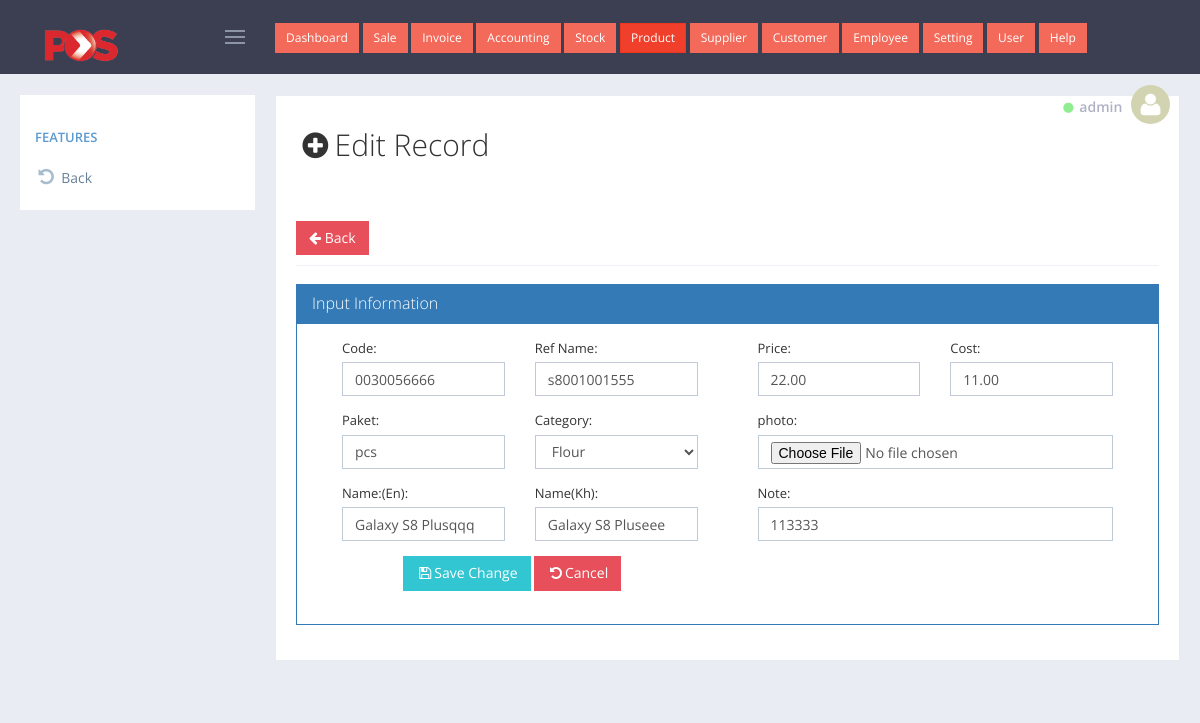
Page /admin/product_list/edit.php?edit_id=120 (signed in) on the committed database.
### tables this page shows
CREATE TABLE `tbl_pos_invoice` (
  `transaction_id` int(6) UNSIGNED ZEROFILL NOT NULL,
  `inv_no` int(200) NOT NULL,
  `cashier_name` varchar(100) NOT NULL,
  `user_id` int(11) NOT NULL,
  `cus` int(11) NOT NULL,
  `date_sell` date NOT NULL,
  `amount` decimal(10,2) NOT NULL,
  `vat` decimal(10,2) NOT NULL,
  `pay_dollar` decimal(10,2) NOT NULL,
  `pay_riel` varchar(111) NOT NULL
);

CREATE TABLE `tbl_pos_product` (
  `pro_id` int(200) NOT NULL,
  `code` varchar(200) NOT NULL,
  `ref` varchar(200) NOT NULL,
  `paket` varchar(100) NOT NULL,
  `name_en` varchar(200) NOT NULL,
  `name_kh` varchar(200) NOT NULL,
  `price_dolla` decimal(10,2) NOT NULL,
  `price_riel` decimal(10,2) NOT NULL,
  `photo` varchar(200) NOT NULL,
  `note_pro` varchar(200) NOT NULL,
  `cate_id` int(100) NOT NULL
);

### admin/product_list/edit.php (the view, shortened to what this page needs)
<?php
    include_once '../../config/database.php';
    include_once '../layout/header.php';
?>
<?php
    if(isset($_GET["edit_id"])){
        $id = $_GET["edit_id"];
        $sql = "SELECT * from tbl_pos_product where pro_id = $id";
        $result = mysqli_query($connect, $sql);
        $row = mysqli_fetch_array($result);
    }
 ?>
<div class="portlet light bordered">
    <div class="row">
        <div class="col-xs-12">
            <h2><i class="fa fa-plus-circle fa-fw"></i>Edit Record</h2>
        </div>
    </div>
    <br>
    <br>
    <div class="portlet-title">
        <div class="caption font-dark">
            <a href="index.php" id="sample_editable_1_new" class="btn red">
                <i class="fa fa-arrow-left"></i>
                Back
            </a>
        </div>
    </div>
    <div class="portlet-body">
        <div class="panel panel-primary">
            <div class="panel-heading">
                <h3 class="panel-title">Input Information</h3>
            </div>
            <div class="panel-body">
                <form method="post" enctype="multipart/form-data" action="">
                    <div class="col-xs-12 col-sm-6 col-md-6 col-lg-6">
                        <div class="form-group col-xs-6">
                            <label for ="">Code:</label>
                            <input class="form-control" required name="code" type="text" placeholder="Name(kh)" value = "<?php echo $row["code"]?>">
                        </div>
                        <div class="form-group col-xs-6">
                            <label for ="">Ref Name:</label>
                            <input class="form-control"   required name="ref" type="text" placeholder="ref" value = "<?php echo $row["ref"]?>">
                        </div>
                        <div class="form-group col-xs-6">
                            <label for ="">Paket:</label>
                            <input class="form-control"   required name="paket" type="text" placeholder="Paket" value = "<?php echo $row["paket"]?>">
                        </div>
                        <div class = "form-group col-xs-6">
                            <label for = "">Category:</label>
                            <select class = "form-control" name = "category">
                                    <?php
                                    $select1 = "select * from tbl_pos_category";
                                    $query1  = mysqli_query($connect,$select1);
                                    while($row1 = $query1->fetch_assoc()):
                                        $selected=($row['cate_id']==$row1['cate_id']?"selected":"");
                                        ?>
                                        <option <?= $selected; ?> value="<?= $row1['cate_id']; ?>"><?= $row1['category_name']; ?></option>
                                    <?php endwhile; ?>
                            </select>
                        </div>
                        <div class="form-group col-xs-6">
                            <label for ="">Name:(En):</label>
                            <input class="form-control"   required name="en" type="text" placeholder="English" value = "<?php echo $row["name_en"]?>">
                        </div>
                        <div class="form-group col-xs-6">
                            <label for ="">Name(Kh):</label>
                            <input class="form-control"   required name="kh" type="text" placeholder="Khmer" value = "<?php echo $row["name_kh"]?>">
                        </div>
                    </div>
                    <div class="col-xs-12 col-sm-6 col-md-6 col-lg-6">
                        <div class="form-group col-xs-6">
                            <label for ="">Price:</label>
                            <input class="form-control"   required name="priced" type="text" placeholder="$" value = "<?php echo $row["price_dolla"]?>">
                        </div>
                        <div class="form-group col-xs-6">
                            <label for ="">Cost:</label>
                            <input class="form-control"   required name="pricek" type="text" placeholder="៛" value = "<?php echo $row["price_riel"]?>" >
                        </div>
                        <div class = "form-group col-xs-12">
                            <label for = "">photo:</label>
                            <input type="file" class="form-control"  id = "phot" name="image" onchange="loadFile(event)" />
                        </div>
                        <div class="form-group col-xs-12">
                            <label for="note">Note:</label>
                             <input type="text" class="form-control" rows="4" id="note" name = "note" value="<?php echo $row["note_pro"]?>">
                        </div>
                    </div>
                    <div class="form-actions">
                        <div class="row">
                            <div class="col-md-6 text-center">
                                <button type="submit" name="btn_update" class="btn green"><i class="fa fa-save fa-fw"></i>Save Change</button>
                                <a href="index.php" class="btn red"><i class="fa fa-undo fa-fw"></i>Cancel</a>
                            </div>
                        </div>
                    </div>
                </form><br>
            </div>
        </div>
    </div>
</div>

### admin/layout/header.php (shortened to what this page needs)
<!DOCTYPE html>
<html lang="en">
    <head>
        <link href="../../assets/global/plugins/font-awesome/css/font-awesome.min.css" rel="stylesheet" type="text/css" />
        <link href="../../assets/global/plugins/simple-line-icons/simple-line-icons.min.css" rel="stylesheet" type="text/css" />
        <link href="../../assets/global/plugins/bootstrap/css/bootstrap.min.css" rel="stylesheet" type="text/css" />
        <link href="../../assets/global/plugins/bootstrap-switch/css/bootstrap-switch.min.css" rel="stylesheet" type="text/css" />
        <link href="../../assets/global/plugins/datatables/datatables.min.css" rel="stylesheet" type="text/css" />
        <link href="../../assets/global/plugins/datatables/plugins/bootstrap/datatables.bootstrap.css" rel="stylesheet" type="text/css" />
        <link href="../../assets/global/plugins/bootstrap-datepicker/css/bootstrap-datepicker3.min.css" rel="stylesheet" type="text/css" />
        <link href="../../assets/global/css/components.min.css" rel="stylesheet" id="style_components" type="text/css" />
        <link href="../../assets/global/css/plugins.min.css" rel="stylesheet" type="text/css" />
        <link href="../../assets/layouts/layout4/css/layout.min.css" rel="stylesheet" type="text/css" />
        <link href="../../assets/layouts/layout4/css/themes/default.min.css" rel="stylesheet" type="text/css" id="style_color" />
        <link href="../../assets/layouts/layout4/css/custom.min.css" rel="stylesheet" type="text/css" />
    </head>
    <body class="page-container-bg-solid page-header-fixed page-sidebar-closed-hide-logo">
        <div class="page-header navbar navbar-fixed-top">
            <div class="page-header-inner ">
                <div class="page-logo">
                    <a href="../../index.php">
                        <img src="../../img/img_logo/Pos_Malaysia_Logo.png" width="100px" alt="logo" class="logo-default" />
                    </a>
                    <div class="menu-toggler sidebar-toggler">
                    </div>
                </div>
                <?php include_once('top_navigation.php') ?>
                <div class="page-top">
                    <div class="top-menu">
                        <ul class="nav navbar-nav pull-right">
                            <li class="dropdown dropdown-user dropdown-dark">
                                <a href="javascript:;" class="dropdown-toggle" data-toggle="dropdown" data-hover="dropdown" data-close-others="true">
                                    <small><i class="fa fa-circle" style="color: lightgreen;"></i></small>
                                    <span class="username username-hide-on-mobile"> <?= @$_SESSION['user']->username ?> </span>
                                    <img alt="" class="img-circle" src="../../img/img_user/blank.png" /> </a>
                            </li>
                        </ul>
                    </div>
                </div>
            </div>
        </div>
        <div class="page-container">
            <div class="page-content-wrapper">
                <div class="page-content" style="transform: translate(0px,-10px);">

### rows in the picture
tbl_pos_invoice: cashier_name "admin"
tbl_pos_product: code "0030056666", ref "s8001001555", paket "pcs", en "Galaxy S8 Plusqqq", kh "Galaxy S8 Pluseee", priced "22.00", pricek "11.00", note "113333"

### other values in the picture
form field category "Flour"
